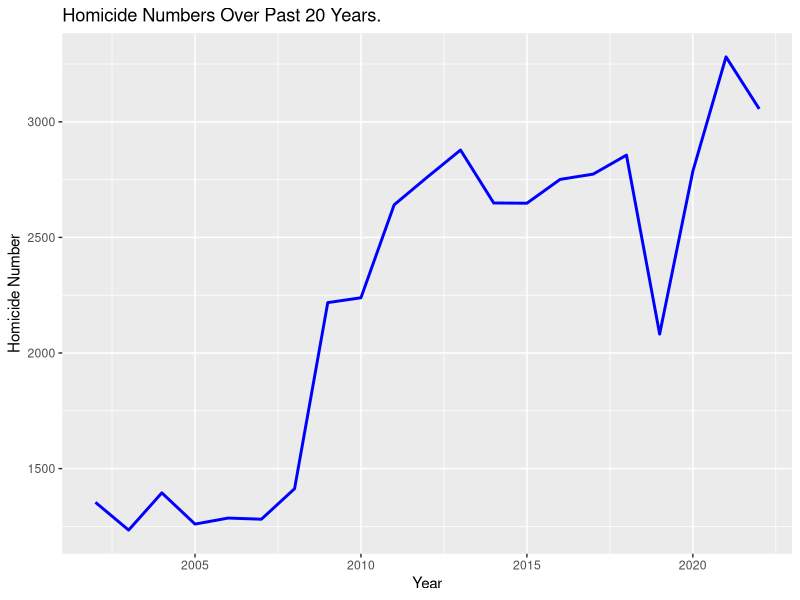
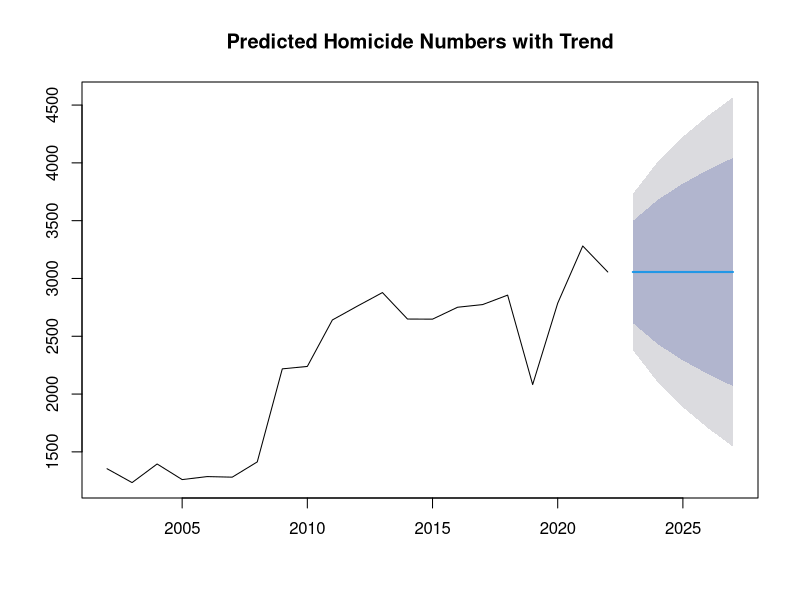
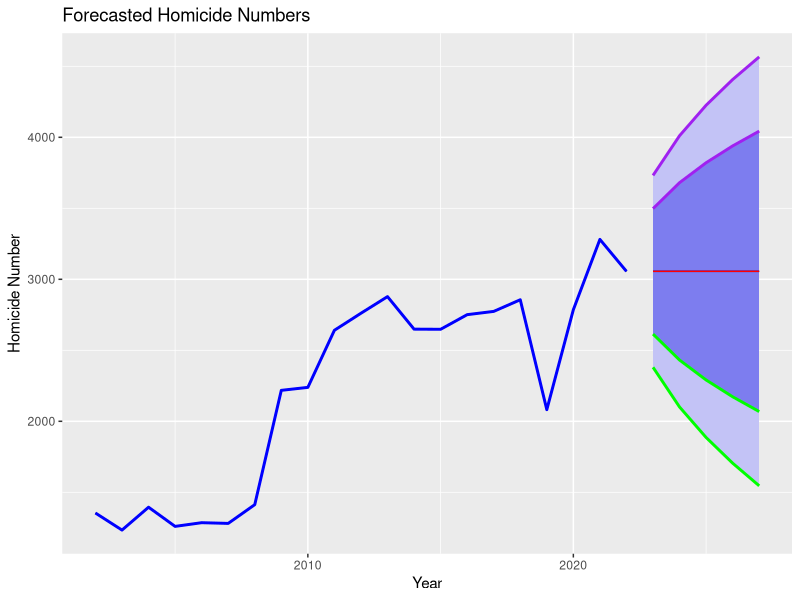

Here is the R script that generated these plots, in order:
# Load necessary packages
library(forecast)
library(ggplot2)

# Create a data frame with the new homicide data
homicide_data <- data.frame(
  Year = 2002:2022,
  Homicide_Number = c(1354,1234,1395,1260,1286,1281,1413, 2218,2239,2641,
                      2761,2878, 2649, 2648, 2751, 2774, 2856,2082, 2786,
                      3281, 3056)
)

# Convert data frame to time series
homicide_ts <- ts(homicide_data$Homicide_Number,
                  start = 2002, frequency = 1)

# Visualize the time series data
autoplot(homicide_ts,
         main = "Homicide Numbers Over Past 20 Years.",
         color = 'blue', size = 1) +
  xlab("Year") +
  ylab("Homicide Number")


# Fit an ARIMA model to the time series data
arima_model <- auto.arima(homicide_ts, seasonal = TRUE)

# Generate forecast for the next 5 years
forecast_values <- forecast(arima_model, h = 5)

# Print the ARIMA model summary
print(summary(arima_model))

# Plot line graph of predicted values with trend
plot(forecast_values, main = "Predicted Homicide Numbers with Trend")

# Print the forecasted values
print(forecast_values)

# Plot the forecasted values
autoplot(forecast_values,
         main = "Forecasted Homicide Numbers") +
  xlab("Year") +
  ylab("Homicide Number") +
  autolayer(homicide_ts, series = "Observed",
            color = "blue",size = 1) +
  autolayer(forecast_values$mean,
            series = "Forecast", color = "red") +
  autolayer(forecast_values$lower,
            series = "95% Confidence Interval",
            color = "green",size = 1) +
  autolayer(forecast_values$upper,
            series = NULL, color = "purple",size = 1) +
  guides(color = guide_legend(title = "Legend")) +
  theme(legend.position = "bottom")
